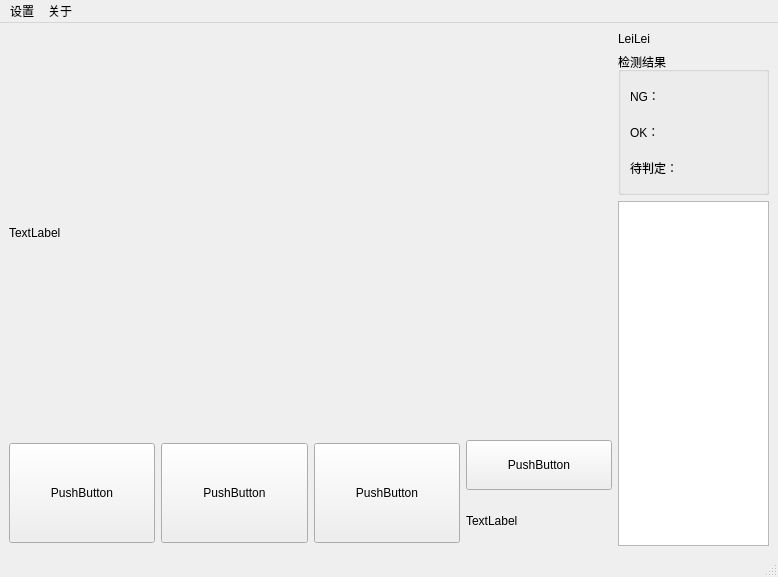
<?xml version="1.0" encoding="UTF-8"?>
<ui version="4.0">
 <class>MainWindow</class>
 <widget class="QMainWindow" name="MainWindow">
  <property name="geometry">
   <rect>
    <x>0</x>
    <y>0</y>
    <width>778</width>
    <height>577</height>
   </rect>
  </property>
  <property name="windowTitle">
   <string>MainWindow</string>
  </property>
  <widget class="QWidget" name="centralwidget">
   <layout class="QHBoxLayout" name="horizontalLayout_2" stretch="8,2">
    <item>
     <layout class="QVBoxLayout" name="verticalLayout_4" stretch="8,0">
      <item>
       <widget class="QLabel" name="label_img">
        <property name="minimumSize">
         <size>
          <width>600</width>
          <height>400</height>
         </size>
        </property>
        <property name="text">
         <string>TextLabel</string>
        </property>
       </widget>
      </item>
      <item>
       <layout class="QHBoxLayout" name="horizontalLayout" stretch="1,1,1,1">
        <item>
         <widget class="QPushButton" name="pushButton_start">
          <property name="minimumSize">
           <size>
            <width>100</width>
            <height>100</height>
           </size>
          </property>
          <property name="text">
           <string>PushButton</string>
          </property>
         </widget>
        </item>
        <item>
         <widget class="QPushButton" name="pushButton_pause">
          <property name="minimumSize">
           <size>
            <width>100</width>
            <height>100</height>
           </size>
          </property>
          <property name="text">
           <string>PushButton</string>
          </property>
         </widget>
        </item>
        <item>
         <widget class="QPushButton" name="pushButton_stop">
          <property name="minimumSize">
           <size>
            <width>100</width>
            <height>100</height>
           </size>
          </property>
          <property name="text">
           <string>PushButton</string>
          </property>
         </widget>
        </item>
        <item>
         <layout class="QVBoxLayout" name="verticalLayout">
          <item>
           <widget class="QPushButton" name="pushButton_count">
            <property name="minimumSize">
             <size>
              <width>100</width>
              <height>50</height>
             </size>
            </property>
            <property name="text">
             <string>PushButton</string>
            </property>
           </widget>
          </item>
          <item>
           <widget class="QLabel" name="label_cam_state">
            <property name="minimumSize">
             <size>
              <width>100</width>
              <height>50</height>
             </size>
            </property>
            <property name="text">
             <string>TextLabel</string>
            </property>
           </widget>
          </item>
         </layout>
        </item>
       </layout>
      </item>
     </layout>
    </item>
    <item>
     <layout class="QVBoxLayout" name="verticalLayout_3">
      <item>
       <widget class="QLabel" name="label_logo">
        <property name="text">
         <string>LeiLei</string>
        </property>
       </widget>
      </item>
      <item>
       <widget class="QGroupBox" name="groupBox">
        <property name="title">
         <string>检测结果</string>
        </property>
        <layout class="QVBoxLayout" name="verticalLayout_2">
         <item>
          <widget class="QLabel" name="label_sample_index">
           <property name="minimumSize">
            <size>
             <width>0</width>
             <height>30</height>
            </size>
           </property>
           <property name="text">
            <string>NG：</string>
           </property>
          </widget>
         </item>
         <item>
          <widget class="QLabel" name="label_ng_num">
           <property name="minimumSize">
            <size>
             <width>0</width>
             <height>30</height>
            </size>
           </property>
           <property name="text">
            <string>OK：</string>
           </property>
          </widget>
         </item>
         <item>
          <widget class="QLabel" name="label_ok_num">
           <property name="minimumSize">
            <size>
             <width>0</width>
             <height>30</height>
            </size>
           </property>
           <property name="text">
            <string>待判定：</string>
           </property>
          </widget>
         </item>
        </layout>
       </widget>
      </item>
      <item>
       <widget class="QListView" name="listView">
        <property name="minimumSize">
         <size>
          <width>150</width>
          <height>0</height>
         </size>
        </property>
       </widget>
      </item>
     </layout>
    </item>
   </layout>
  </widget>
  <widget class="QMenuBar" name="menubar">
   <property name="geometry">
    <rect>
     <x>0</x>
     <y>0</y>
     <width>778</width>
     <height>21</height>
    </rect>
   </property>
   <widget class="QMenu" name="menu_setting">
    <property name="title">
     <string>设置</string>
    </property>
   </widget>
   <widget class="QMenu" name="menu_about">
    <property name="title">
     <string>关于</string>
    </property>
   </widget>
   <addaction name="menu_setting"/>
   <addaction name="menu_about"/>
  </widget>
  <widget class="QStatusBar" name="statusbar"/>
 </widget>
 <resources/>
 <connections/>
</ui>
